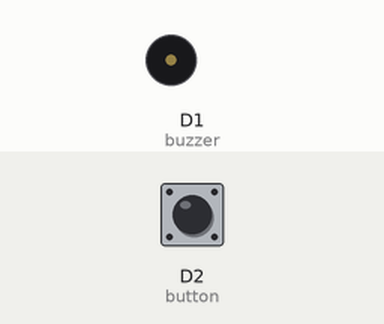
A program run on a simulated ESP8266 (NodeMCU). Shown: buzzer (waves = sounding). The inputs (shaded band) are chosen by the test bench; at power-on: D2 (button) HIGH.

Above: at 1.2 s.
1.3 s: D2 (button) pulled LOW for 0.15 s
At 1.37 s:
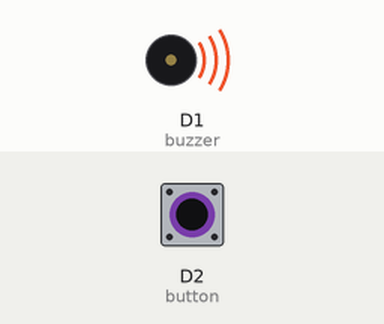
2.9 s: D2 (button) pulled LOW for 3.2 s
At 7.3 s:
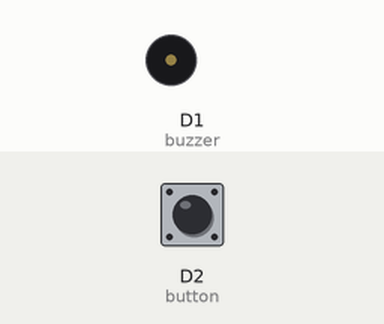
Timing chart, 0 to 8.8 s (numbered marks = the images above; inputs shaded):
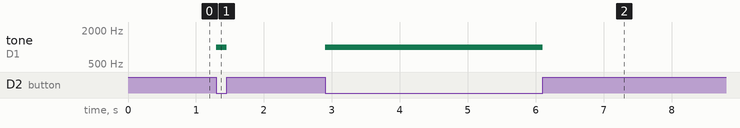

The program:

main.cpp
```cpp
#include <Arduino.h>
#include "pitches.h"
#include "themes.h"

int buzzer = D1;
int button = D2;
int buttonState = 0;


void setup()
{
  pinMode(buzzer, OUTPUT);
  pinMode(button, INPUT_PULLUP);

}

void loop(){

  if (digitalRead(button) == LOW) {
    tone(buzzer, 1000);
  } else {
    tone(buzzer, 0);
  }
  /*if (digitalRead(button) == HIGH) {
    switch (buttonState)
    {
    case 1:
      for(int i = 0; i < 8; i++) {
        tone(buzzer, Pirates_note[i], Pirates_duration[i]);
        delay(Pirates_duration[i] * 1.30);
        noTone(buzzer);
        }
      break;
    case 2:
      for(int i = 0; i < 8; i++) {
        tone(buzzer, MarioUW_note[i], MarioUW_duration[i]);
        delay(MarioUW_duration[i] * 1.30);
        noTone(buzzer);
        }
      break;
    default:
      break;
    }
  }*/


  /*tone(buzzer, 1000);
  delay(1000);
  noTone(buzzer);
  delay(1000);  */

}
```

Measured:
- after the input at 1.3 s, tone on D1 (buzzer): silent → 1000 Hz at once, → silent 0.15 s later
- after the input at 2.9 s, tone on D1 (buzzer): silent → 1000 Hz at once, → silent 3.2 s later
